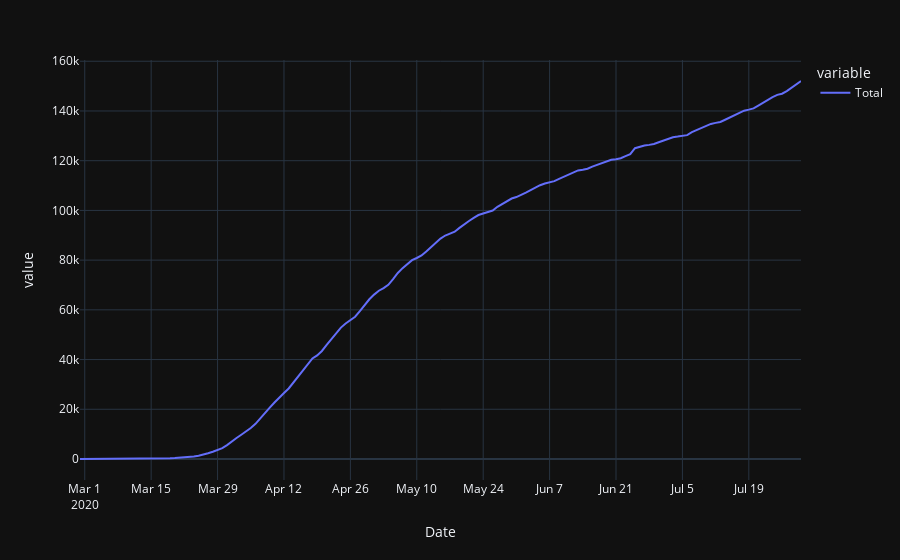

The code cell stored with this chart in its notebook:
### Markdown cell above
## Deaths

### Code cell
data=create_data_frame('Death')
plot_data_frame()

### Figure 1 — Plotly figure (JSON) as saved in the notebook; plotly's stock layout.template omitted (floating-point values rounded to 4 significant figures; data arrays with more than 128 entries replaced by an {"elided": "..."} marker saying what was removed)
{"data": [{"hovertemplate": "variable=Total<br>Date=%{x}<br>value=%{y}<extra></extra>", "legendgroup": "Total", "line": {"color": "#636efa", "dash": "solid"}, "mode": "lines", "name": "Total", "orientation": "v", "showlegend": true, "type": "scatter", "x": {"elided": "153 str values"}, "xaxis": "x", "y": {"elided": "153 int values"}, "yaxis": "y"}], "layout": {"autosize": true, "legend": {"title": {"text": "variable"}, "tracegroupgap": 0}, "margin": {"t": 60}, "xaxis": {"anchor": "y", "autorange": true, "domain": [0, 1], "range": ["2020-02-29", "2020-07-30"], "title": {"text": "Date"}, "type": "date"}, "yaxis": {"anchor": "x", "autorange": true, "domain": [0, 1], "range": [-8446.0, 160500.0], "title": {"text": "value"}, "type": "linear"}}}
